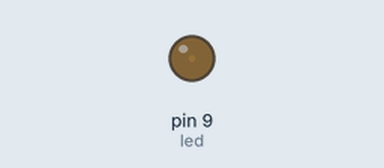
A sketch run on a simulated Arduino Uno, built with avr-gcc and run on an emulated ATmega328P. Parts: output pins drawn as LEDs (lit = HIGH).

Above: at 0.05 s.
At 0.65 s:
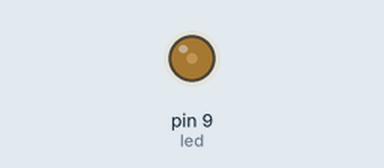
At 1.3 s:
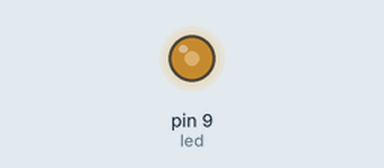
At 2.55 s:
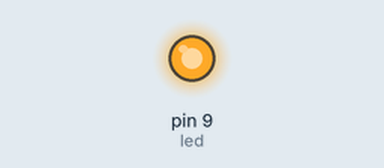
Timing chart, 0 to 5.9 s (numbered marks = the images above):
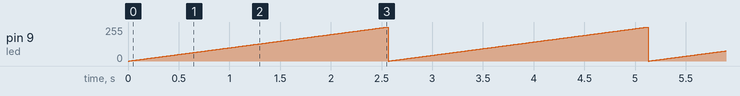

Measured:
- by itself, pin 9 (led): ramps from 0/255 to 255/255 and jumps back, once every 2.6 s

The sketch:

pwm_1_while_byte.ino
```cpp
/*
   Fade

   PWM per un LED: aumentare progressivamente la luminosita'.
 */

byte led  = 9   ;     // Il pin ~9 e' abilitato al PWM
byte brightness = 0;  // Valore iniziale per il PWM del LED

// the setup routine runs once when you press reset:
void setup()  {
  pinMode(led, OUTPUT); // Il PIN nove va dichiarato come un OUTPUT
}

void loop()  {
  analogWrite(led, brightness);  // La funziona analogWrite utilizza il PWM
  // a 8 bit integrato nel MCU: simula un serie di valori intermedi
  // nell'intervallo discreto con minimo 0 (spento) e  massimo 255 (acceso).
  delay(10);
  brightness = brightness + 1; // Incrementiamo la luminosita'
}

/* Domande:

1. Come fare a invertire la dissolvenza diminuendo la luminosita'?
2. Provare a far salire e poi scendere la luminosita'

*/
```
